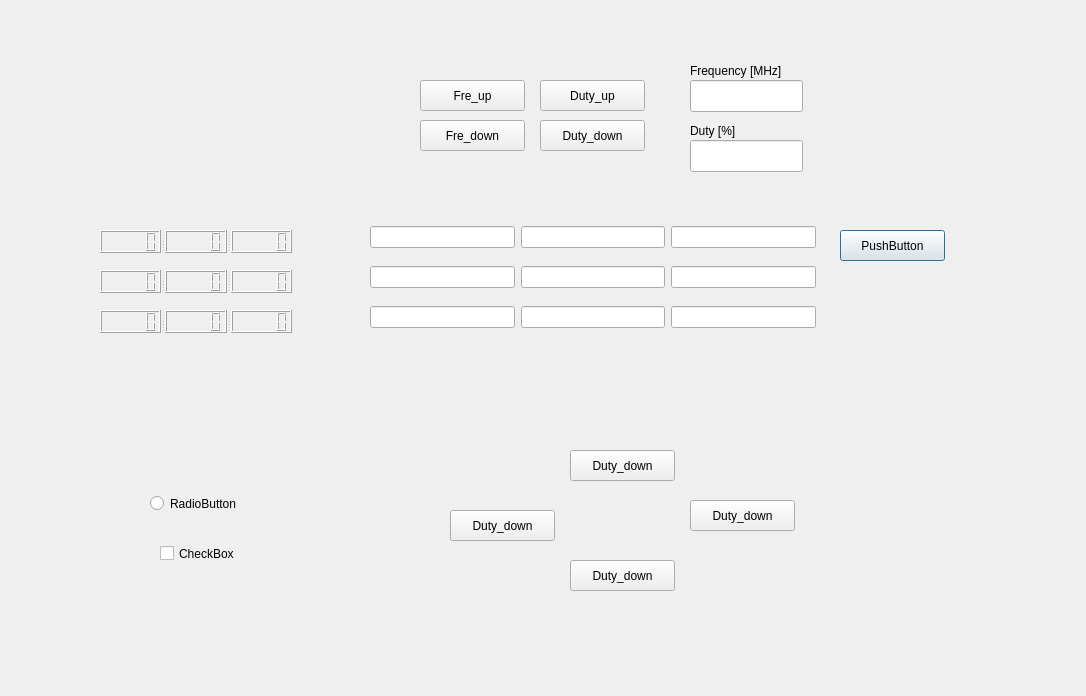
<?xml version="1.0" encoding="UTF-8"?>
<ui version="4.0">
 <class>Dialog</class>
 <widget class="QDialog" name="Dialog">
  <property name="geometry">
   <rect>
    <x>0</x>
    <y>0</y>
    <width>1086</width>
    <height>696</height>
   </rect>
  </property>
  <property name="windowTitle">
   <string>Dialog</string>
  </property>
  <widget class="QPushButton" name="pushButton">
   <property name="geometry">
    <rect>
     <x>840</x>
     <y>230</y>
     <width>105</width>
     <height>31</height>
    </rect>
   </property>
   <property name="text">
    <string>PushButton</string>
   </property>
  </widget>
  <widget class="QPushButton" name="Duty_high">
   <property name="geometry">
    <rect>
     <x>540</x>
     <y>80</y>
     <width>105</width>
     <height>31</height>
    </rect>
   </property>
   <property name="text">
    <string>Duty_up</string>
   </property>
  </widget>
  <widget class="QPushButton" name="Fre_high">
   <property name="geometry">
    <rect>
     <x>420</x>
     <y>80</y>
     <width>105</width>
     <height>31</height>
    </rect>
   </property>
   <property name="text">
    <string>Fre_up</string>
   </property>
  </widget>
  <widget class="QPushButton" name="Fre_low">
   <property name="geometry">
    <rect>
     <x>420</x>
     <y>120</y>
     <width>105</width>
     <height>31</height>
    </rect>
   </property>
   <property name="text">
    <string>Fre_down</string>
   </property>
  </widget>
  <widget class="QPushButton" name="Duty_low">
   <property name="geometry">
    <rect>
     <x>540</x>
     <y>120</y>
     <width>105</width>
     <height>31</height>
    </rect>
   </property>
   <property name="text">
    <string>Duty_down</string>
   </property>
  </widget>
  <widget class="QLineEdit" name="Frequency_text">
   <property name="geometry">
    <rect>
     <x>690</x>
     <y>80</y>
     <width>113</width>
     <height>32</height>
    </rect>
   </property>
  </widget>
  <widget class="QLineEdit" name="Duty_text">
   <property name="geometry">
    <rect>
     <x>690</x>
     <y>140</y>
     <width>113</width>
     <height>32</height>
    </rect>
   </property>
  </widget>
  <widget class="QLabel" name="Fre_label">
   <property name="geometry">
    <rect>
     <x>690</x>
     <y>60</y>
     <width>131</width>
     <height>22</height>
    </rect>
   </property>
   <property name="text">
    <string>Frequency [MHz]</string>
   </property>
  </widget>
  <widget class="QLabel" name="Duty_label">
   <property name="geometry">
    <rect>
     <x>690</x>
     <y>120</y>
     <width>68</width>
     <height>22</height>
    </rect>
   </property>
   <property name="text">
    <string>Duty [%]</string>
   </property>
  </widget>
  <widget class="QSplitter" name="splitter_2">
   <property name="geometry">
    <rect>
     <x>100</x>
     <y>270</y>
     <width>192</width>
     <height>23</height>
    </rect>
   </property>
   <property name="orientation">
    <enum>Qt::Horizontal</enum>
   </property>
   <widget class="QLCDNumber" name="lcdNumber_5"/>
   <widget class="QLCDNumber" name="lcdNumber_6"/>
   <widget class="QLCDNumber" name="lcdNumber_4"/>
  </widget>
  <widget class="QSplitter" name="splitter_3">
   <property name="geometry">
    <rect>
     <x>100</x>
     <y>310</y>
     <width>192</width>
     <height>23</height>
    </rect>
   </property>
   <property name="orientation">
    <enum>Qt::Horizontal</enum>
   </property>
   <widget class="QLCDNumber" name="lcdNumber_7"/>
   <widget class="QLCDNumber" name="lcdNumber_8"/>
   <widget class="QLCDNumber" name="lcdNumber_9"/>
  </widget>
  <widget class="QPushButton" name="Duty_low_2">
   <property name="geometry">
    <rect>
     <x>690</x>
     <y>500</y>
     <width>105</width>
     <height>31</height>
    </rect>
   </property>
   <property name="text">
    <string>Duty_down</string>
   </property>
  </widget>
  <widget class="QPushButton" name="Duty_low_3">
   <property name="geometry">
    <rect>
     <x>450</x>
     <y>510</y>
     <width>105</width>
     <height>31</height>
    </rect>
   </property>
   <property name="text">
    <string>Duty_down</string>
   </property>
  </widget>
  <widget class="QPushButton" name="Duty_low_4">
   <property name="geometry">
    <rect>
     <x>570</x>
     <y>560</y>
     <width>105</width>
     <height>31</height>
    </rect>
   </property>
   <property name="text">
    <string>Duty_down</string>
   </property>
  </widget>
  <widget class="QPushButton" name="Duty_low_5">
   <property name="geometry">
    <rect>
     <x>570</x>
     <y>450</y>
     <width>105</width>
     <height>31</height>
    </rect>
   </property>
   <property name="text">
    <string>Duty_down</string>
   </property>
  </widget>
  <widget class="QRadioButton" name="radioButton">
   <property name="geometry">
    <rect>
     <x>150</x>
     <y>490</y>
     <width>119</width>
     <height>27</height>
    </rect>
   </property>
   <property name="text">
    <string>RadioButton</string>
   </property>
  </widget>
  <widget class="QCheckBox" name="checkBox">
   <property name="geometry">
    <rect>
     <x>160</x>
     <y>540</y>
     <width>101</width>
     <height>27</height>
    </rect>
   </property>
   <property name="text">
    <string>CheckBox</string>
   </property>
  </widget>
  <widget class="QWidget" name="layoutWidget">
   <property name="geometry">
    <rect>
     <x>370</x>
     <y>220</y>
     <width>446</width>
     <height>34</height>
    </rect>
   </property>
   <layout class="QHBoxLayout" name="horizontalLayout_2">
    <item>
     <widget class="QLineEdit" name="GHP"/>
    </item>
    <item>
     <widget class="QLineEdit" name="GHI"/>
    </item>
    <item>
     <widget class="QLineEdit" name="GHD"/>
    </item>
   </layout>
  </widget>
  <widget class="QWidget" name="layoutWidget_2">
   <property name="geometry">
    <rect>
     <x>370</x>
     <y>260</y>
     <width>446</width>
     <height>34</height>
    </rect>
   </property>
   <layout class="QHBoxLayout" name="horizontalLayout_3">
    <item>
     <widget class="QLineEdit" name="GLP"/>
    </item>
    <item>
     <widget class="QLineEdit" name="GLI"/>
    </item>
    <item>
     <widget class="QLineEdit" name="GLD"/>
    </item>
   </layout>
  </widget>
  <widget class="QSplitter" name="splitter">
   <property name="geometry">
    <rect>
     <x>100</x>
     <y>230</y>
     <width>192</width>
     <height>23</height>
    </rect>
   </property>
   <property name="orientation">
    <enum>Qt::Horizontal</enum>
   </property>
   <widget class="QLCDNumber" name="lcdNumber_3"/>
   <widget class="QLCDNumber" name="lcdNumber_2"/>
   <widget class="QLCDNumber" name="lcdNumber_1"/>
  </widget>
  <widget class="QWidget" name="">
   <property name="geometry">
    <rect>
     <x>370</x>
     <y>300</y>
     <width>446</width>
     <height>34</height>
    </rect>
   </property>
   <layout class="QHBoxLayout" name="horizontalLayout">
    <item>
     <widget class="QLineEdit" name="GVP"/>
    </item>
    <item>
     <widget class="QLineEdit" name="GVI"/>
    </item>
    <item>
     <widget class="QLineEdit" name="GVD"/>
    </item>
   </layout>
  </widget>
 </widget>
 <resources/>
 <connections/>
</ui>
